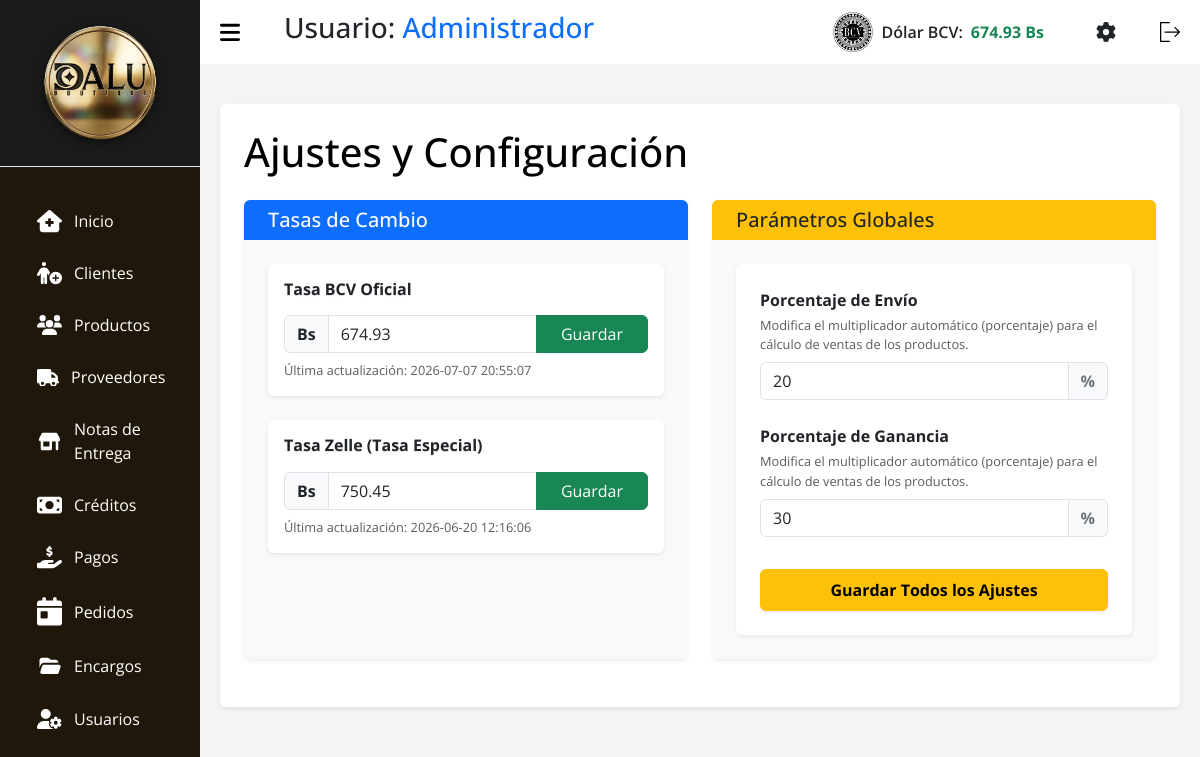
Page /index.php?c=Ajustes (signed in) on the earlier database version.
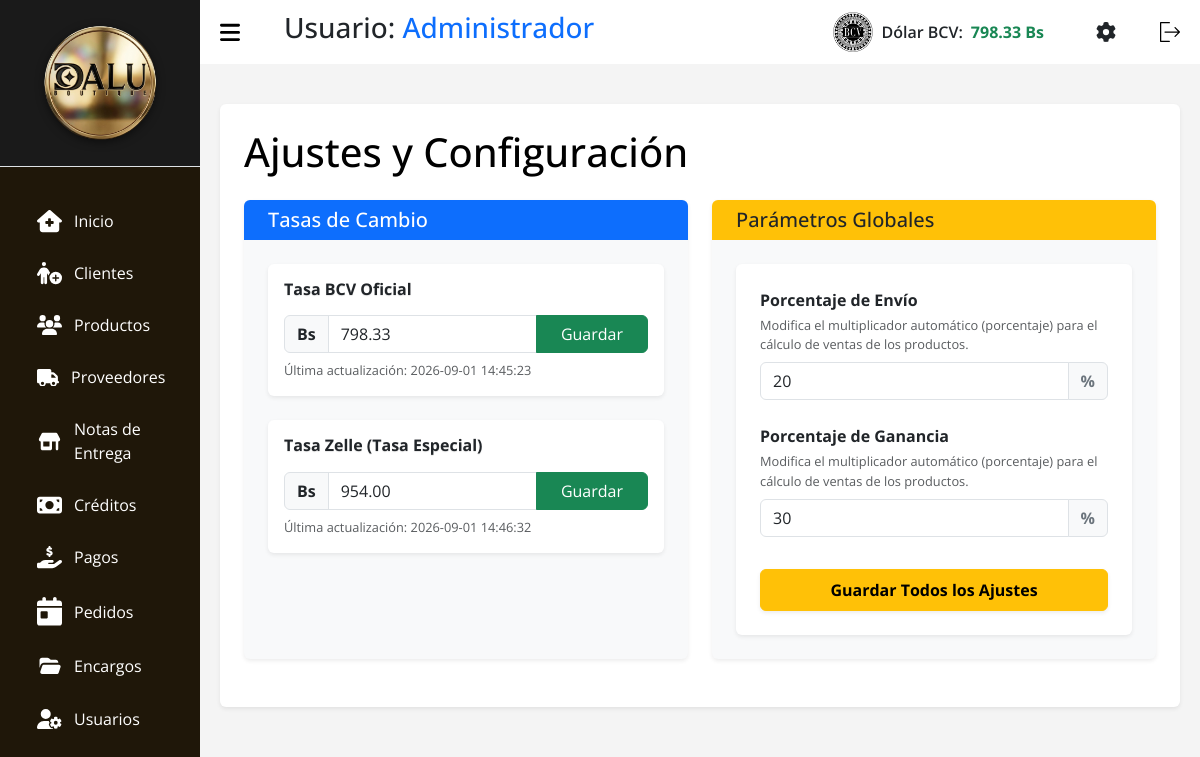
Same page on the later database version.
### tables this page shows
CREATE TABLE `tasa` (
  `id` int(11) NOT NULL,
  `nombre` varchar(50) NOT NULL,
  `valor` decimal(10,2) NOT NULL,
  `fecha_actualizacion` datetime NOT NULL DEFAULT current_timestamp()
);

### src/Models/Tasa.php (called while the page is built, shortened)
<?php
class Tasa extends Conexion {
    public function getLatest($nombre = 'BCV') {
        try {
            $stmt = $this->prepare("SELECT * FROM tasa WHERE nombre = :nombre ORDER BY id DESC LIMIT 1");
            $stmt->bindParam(':nombre', $nombre, PDO::PARAM_STR);
            $stmt->execute();
            return $stmt->fetch(PDO::FETCH_ASSOC);
        } catch (PDOException $e) {
            return false;
        }
    }
}

### src/Models/Ajustes.php (called while the page is built, shortened)
<?php
class Ajustes extends Conexion {
    public function getAll() {
        try {
            $stmt = $this->prepare("SELECT * FROM ajustes");
            $stmt->execute();
            $results = $stmt->fetchAll(PDO::FETCH_ASSOC);
            $ajustes = [];
            foreach ($results as $row) {
                $ajustes[$row['clave']] = floatval($row['valor']);
            }
            return $ajustes;
        } catch (PDOException $e) {
            return [];
        }
    }
}

### src/Views/V_Ajustes.php (the view, shortened to what the changed rows need)
<!DOCTYPE html>
<html lang="es">
<head>
    <link rel="stylesheet" href="assets/css/css.css">
    <link rel="stylesheet" href="assets/css/header.css">
    <link rel="stylesheet" href="assets/bootstrap.min.css">
</head>
<body>
    <?php require_once __DIR__ . "/../Views/layout/header.php"; ?>
    <main>
        <div class="container bg-white p-4 rounded shadow-sm mt-3">
            <h1 class="titulo text-black mb-4">Ajustes y Configuración</h1>
            <div class="row">
                <div class="col-md-6 mb-4">
                    <div class="card shadow-sm h-100 border-0" style="background-color: #f8f9fa;">
                        <div class="card-header bg-primary text-white rounded-top border-0">
                            <h5 class="mb-0"><i class="fa fa-money-bill-wave me-2"></i>Tasas de Cambio</h5>
                        </div>
                        <div class="card-body p-4">
                            <form action="?c=Ajustes&accion=guardarTasa" method="POST" class="mb-4 p-3 bg-white shadow-sm rounded">
                                <h6 class="fw-bold mb-3">Tasa BCV Oficial</h6>
                                <div class="input-group mb-2">
                                    <span class="input-group-text bg-light fw-bold">Bs</span>
                                    <input type="number" step="0.0001" class="form-control" name="valor" value="<?= htmlspecialchars($tasaBcv['valor'] ?? '0.00') ?>" required>
                                    <button class="btn btn-success px-4" type="submit">Guardar</button>
                                </div>
                                <div class="text-muted" style="font-size: 0.8rem;">
                                    Última actualización: <?= htmlspecialchars($tasaBcv['fecha_actualizacion'] ?? 'No disponible') ?>
                                </div>
                            </form>
                            <form action="?c=Ajustes&accion=guardarTasa" method="POST" class="p-3 bg-white shadow-sm rounded">
                                <h6 class="fw-bold mb-3">Tasa Zelle (Tasa Especial)</h6>
                                <div class="input-group mb-2">
                                    <span class="input-group-text bg-light fw-bold">Bs</span>
                                    <input type="number" step="0.0001" class="form-control" name="valor" value="<?= htmlspecialchars($tasaZelle['valor'] ?? '0.00') ?>" required>
                                    <button class="btn btn-success px-4" type="submit">Guardar</button>
                                </div>
                                <div class="text-muted" style="font-size: 0.8rem;">
                                    Última actualización: <?= htmlspecialchars($tasaZelle['fecha_actualizacion'] ?? 'No disponible') ?>
                                </div>
                            </form>
                        </div>
                    </div>
                </div>
                <div class="col-md-6 mb-4">
                    <div class="card shadow-sm h-100 border-0" style="background-color: #f8f9fa;">
                        <div class="card-header bg-warning text-dark rounded-top border-0">
                            <h5 class="mb-0"><i class="fa fa-percent me-2"></i>Parámetros Globales</h5>
                        </div>
                        <div class="card-body p-4">
                            <form action="?c=Ajustes&accion=guardarAjustes" method="POST" class="bg-white shadow-sm rounded p-4">
                                <?php
                                $nombresLegibles = [
                                    'porcentaje_envio' => 'Porcentaje de Envío',
                                    'porcentaje_ganancia' => 'Porcentaje de Ganancia'
                                ];
                                foreach ($configuraciones as $clave => $valor):
                                    $nombreInput = $nombresLegibles[$clave] ?? ucfirst(str_replace('_', ' ', $clave));
                                ?>
                                    <div class="mb-4">
                                        <label class="form-label fw-bold text-dark mb-1"><?= htmlspecialchars($nombreInput) ?></label>
                                        <p class="text-muted mb-2" style="font-size: 0.8rem;">Modifica el multiplicador automático (porcentaje) para el cálculo de ventas de los productos.</p>
                                        <div class="input-group">
                                            <input type="number" step="0.01" class="form-control" name="ajustes[<?= htmlspecialchars($clave) ?>]" value="<?= htmlspecialchars($valor) ?>" required>
                                            <span class="input-group-text fw-bold text-secondary">%</span>
                                        </div>
                                    </div>
                                <?php endforeach; ?>
                                <button type="submit" class="btn btn-warning w-100 mt-2 py-2 fw-bold shadow-sm">Guardar Todos los Ajustes</button>
                            </form>
                        </div>
                    </div>
                </div>
            </div>
        </div>
    </main>
</body>
</html>

### src/Views/layout/header.php (shortened to what the changed rows need)
<?php
$tasaModel_header = new Tasa();
$tasaActual_header = $tasaModel_header->getLatest();
$tasaValor = $tasaActual_header ? number_format((float)$tasaActual_header['valor'], 2) : '0.00';
?>
<section id="sidebar">
  <div class="sidebar-heading border-bottom p-3" style="background-color: #1a1a1a; text-align: center;">
    <img src="assets/img/dalulisto.png" style="max-width: 80%; height: auto; filter: drop-shadow(0px 2px 4px rgba(0,0,0,0.5));" alt="Logo Dalu">
  </div>
  <ul class="side-menu">
    <li class="nav-item m-1 fs-6">
      <a class="nav-link active" aria-current="page" href="?c=Home">
        Inicio</a>
    </li>
    <li class="nav-item m-1 fs-6">
      <a class="nav-link" href="?c=Clientes">
        Clientes
      </a>
    </li>
    <li class="nav-item m-1 fs-6">
      <a class="nav-link" href="?c=Productos">
        Productos
      </a>
    </li>
    <li class="nav-item m-1 fs-6">
      <a class="nav-link" href="?c=Proveedores">
        Proveedores
      </a>
    </li>
    <li class="nav-item m-1 fs-6">
      <a class="nav-link" href="?c=Notas">
        Notas de
        <br>
        Entrega
      </a>
    </li>
    <li class="nav-item m-1 fs-6">
      <a class="nav-link" href="?c=Creditos">
        Créditos
      </a>
    </li>
    <li class="nav-item m-1 fs-6">
      <a class="nav-link" href="?c=Pagos">
        Pagos
      </a>
    <li class="nav-item m-1 fs-6">
      <a class="nav-link" href="?c=Pedidos">
        Pedidos
      </a>
    </li>
    <li class="nav-item m-1 fs-6">
      <a class="nav-link" href="?c=Servicios">
        Encargos
      </a>
    </li>
    <li class="nav-item  m-1 fs-6">
      <a class="nav-link" href="?c=Usuarios">
        Usuarios
      </a>
    </li>
  </ul>
</section>
<section id="content">
  <nav>
    <h3 class="ms-3">Usuario: <span class="text-primary"><?= htmlspecialchars($_SESSION['nombre']) ?></span></h3>
    <div class="d-flex align-items-center ms-auto me-4" id="bcvDiv" style="cursor:pointer;" data-bs-toggle="modal" data-bs-target="#modalTasa">
        <img class="img-bcv me-2" src="assets/img/bcv2.png" alt="BCV" width="40">
        <span class="text-dark fw-semibold me-2">Dólar BCV:</span>
        <span class="text-success fw-bold" id="Dolar_bcv"><?= htmlspecialchars($tasaValor) ?> Bs</span>
    </div>
    <a href="?c=Ajustes" class="me-3 text-dark" title="Ajustes y Configuración">
    </a>
    <form action="index.php?c=login&a=Logout" method="POST">
      <button type="submit" style="background: none; border: none; cursor: pointer;">
      </button>
    </form>
  </nav>

Differences in the rows shown:
no longer on this page (row unchanged): tasa: valor "674.93", fecha_actualizacion "2026-07-07 20:55:07"
no longer on this page (row unchanged): tasa: valor "750.45", fecha_actualizacion "2026-06-20 12:16:06"
added tasa: valor "798.33", fecha_actualizacion "2026-09-01 14:45:23"
added tasa: valor "954.00", fecha_actualizacion "2026-09-01 14:46:32"
